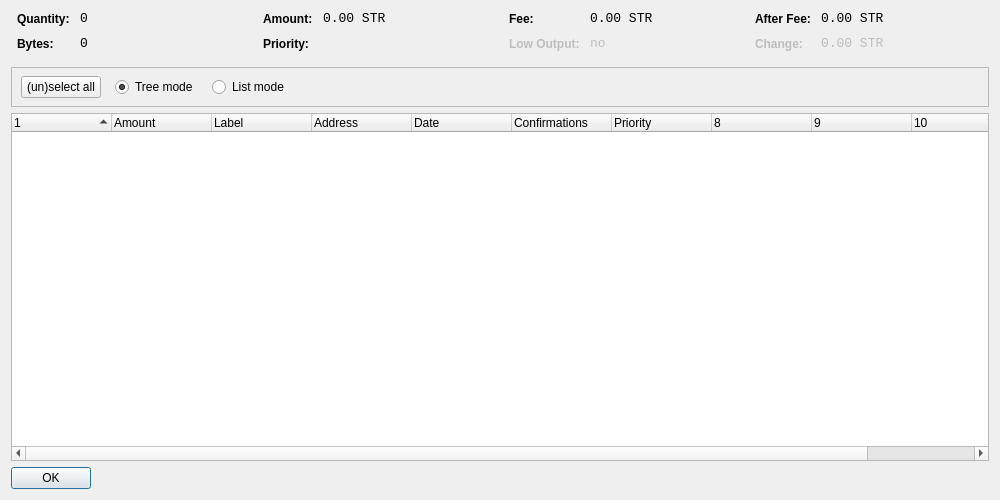
<?xml version="1.0" encoding="UTF-8"?>
<ui version="4.0">
 <class>CoinControlDialog</class>
 <widget class="QDialog" name="CoinControlDialog">
  <property name="geometry">
   <rect>
    <x>0</x>
    <y>0</y>
    <width>1000</width>
    <height>500</height>
   </rect>
  </property>
  <property name="windowTitle">
   <string>Coin Control</string>
  </property>
  <layout class="QVBoxLayout" name="verticalLayout">
   <item>
    <layout class="QHBoxLayout" name="horizontalLayoutTop" stretch="0,0,0,0">
     <property name="topMargin">
      <number>0</number>
     </property>
     <property name="bottomMargin">
      <number>10</number>
     </property>
     <item>
      <layout class="QFormLayout" name="formLayoutCoinControl1">
       <property name="horizontalSpacing">
        <number>10</number>
       </property>
       <property name="verticalSpacing">
        <number>10</number>
       </property>
       <property name="leftMargin">
        <number>6</number>
       </property>
       <property name="rightMargin">
        <number>6</number>
       </property>
       <item row="0" column="0">
        <widget class="QLabel" name="labelCoinControlQuantityText">
         <property name="styleSheet">
          <string notr="true">font-weight:bold;</string>
         </property>
         <property name="text">
          <string>Quantity:</string>
         </property>
        </widget>
       </item>
       <item row="0" column="1">
        <widget class="QLabel" name="labelCoinControlQuantity">
         <property name="font">
          <font>
           <family>Monospace</family>
           <pointsize>10</pointsize>
          </font>
         </property>
         <property name="cursor">
          <cursorShape>IBeamCursor</cursorShape>
         </property>
         <property name="contextMenuPolicy">
          <enum>Qt::ActionsContextMenu</enum>
         </property>
         <property name="text">
          <string notr="true">0</string>
         </property>
         <property name="textInteractionFlags">
          <set>Qt::LinksAccessibleByMouse|Qt::TextSelectableByKeyboard|Qt::TextSelectableByMouse</set>
         </property>
        </widget>
       </item>
       <item row="1" column="0">
        <widget class="QLabel" name="labelCoinControlBytesText">
         <property name="styleSheet">
          <string notr="true">font-weight:bold;</string>
         </property>
         <property name="text">
          <string>Bytes:</string>
         </property>
        </widget>
       </item>
       <item row="1" column="1">
        <widget class="QLabel" name="labelCoinControlBytes">
         <property name="font">
          <font>
           <family>Monospace</family>
           <pointsize>10</pointsize>
          </font>
         </property>
         <property name="cursor">
          <cursorShape>IBeamCursor</cursorShape>
         </property>
         <property name="contextMenuPolicy">
          <enum>Qt::ActionsContextMenu</enum>
         </property>
         <property name="text">
          <string notr="true">0</string>
         </property>
         <property name="textInteractionFlags">
          <set>Qt::LinksAccessibleByMouse|Qt::TextSelectableByKeyboard|Qt::TextSelectableByMouse</set>
         </property>
        </widget>
       </item>
      </layout>
     </item>
     <item>
      <layout class="QFormLayout" name="formLayoutCoinControl2">
       <property name="horizontalSpacing">
        <number>10</number>
       </property>
       <property name="verticalSpacing">
        <number>10</number>
       </property>
       <property name="leftMargin">
        <number>6</number>
       </property>
       <property name="rightMargin">
        <number>6</number>
       </property>
       <item row="0" column="0">
        <widget class="QLabel" name="labelCoinControlAmountText">
         <property name="styleSheet">
          <string notr="true">font-weight:bold;</string>
         </property>
         <property name="text">
          <string>Amount:</string>
         </property>
        </widget>
       </item>
       <item row="0" column="1">
        <widget class="QLabel" name="labelCoinControlAmount">
         <property name="font">
          <font>
           <family>Monospace</family>
           <pointsize>10</pointsize>
          </font>
         </property>
         <property name="cursor">
          <cursorShape>IBeamCursor</cursorShape>
         </property>
         <property name="contextMenuPolicy">
          <enum>Qt::ActionsContextMenu</enum>
         </property>
         <property name="text">
          <string notr="true">0.00 STR</string>
         </property>
         <property name="textInteractionFlags">
          <set>Qt::LinksAccessibleByMouse|Qt::TextSelectableByKeyboard|Qt::TextSelectableByMouse</set>
         </property>
        </widget>
       </item>
       <item row="1" column="0">
        <widget class="QLabel" name="labelCoinControlPriorityText">
         <property name="styleSheet">
          <string notr="true">font-weight:bold;</string>
         </property>
         <property name="text">
          <string>Priority:</string>
         </property>
        </widget>
       </item>
       <item row="1" column="1">
        <widget class="QLabel" name="labelCoinControlPriority">
         <property name="font">
          <font>
           <family>Monospace</family>
           <pointsize>10</pointsize>
          </font>
         </property>
         <property name="cursor">
          <cursorShape>IBeamCursor</cursorShape>
         </property>
         <property name="contextMenuPolicy">
          <enum>Qt::ActionsContextMenu</enum>
         </property>
         <property name="text">
          <string/>
         </property>
         <property name="textInteractionFlags">
          <set>Qt::LinksAccessibleByMouse|Qt::TextSelectableByKeyboard|Qt::TextSelectableByMouse</set>
         </property>
        </widget>
       </item>
      </layout>
     </item>
     <item>
      <layout class="QFormLayout" name="formLayoutCoinControl3">
       <property name="horizontalSpacing">
        <number>10</number>
       </property>
       <property name="verticalSpacing">
        <number>10</number>
       </property>
       <property name="leftMargin">
        <number>6</number>
       </property>
       <property name="rightMargin">
        <number>6</number>
       </property>
       <item row="0" column="0">
        <widget class="QLabel" name="labelCoinControlFeeText">
         <property name="styleSheet">
          <string notr="true">font-weight:bold;</string>
         </property>
         <property name="text">
          <string>Fee:</string>
         </property>
        </widget>
       </item>
       <item row="0" column="1">
        <widget class="QLabel" name="labelCoinControlFee">
         <property name="font">
          <font>
           <family>Monospace</family>
           <pointsize>10</pointsize>
          </font>
         </property>
         <property name="cursor">
          <cursorShape>IBeamCursor</cursorShape>
         </property>
         <property name="contextMenuPolicy">
          <enum>Qt::ActionsContextMenu</enum>
         </property>
         <property name="text">
          <string notr="true">0.00 STR</string>
         </property>
         <property name="textInteractionFlags">
          <set>Qt::LinksAccessibleByMouse|Qt::TextSelectableByKeyboard|Qt::TextSelectableByMouse</set>
         </property>
        </widget>
       </item>
       <item row="1" column="0">
        <widget class="QLabel" name="labelCoinControlLowOutputText">
         <property name="enabled">
          <bool>false</bool>
         </property>
         <property name="styleSheet">
          <string notr="true">font-weight:bold;</string>
         </property>
         <property name="text">
          <string>Low Output:</string>
         </property>
        </widget>
       </item>
       <item row="1" column="1">
        <widget class="QLabel" name="labelCoinControlLowOutput">
         <property name="enabled">
          <bool>false</bool>
         </property>
         <property name="font">
          <font>
           <family>Monospace</family>
           <pointsize>10</pointsize>
          </font>
         </property>
         <property name="cursor">
          <cursorShape>IBeamCursor</cursorShape>
         </property>
         <property name="contextMenuPolicy">
          <enum>Qt::ActionsContextMenu</enum>
         </property>
         <property name="text">
          <string notr="true">no</string>
         </property>
         <property name="textInteractionFlags">
          <set>Qt::LinksAccessibleByMouse|Qt::TextSelectableByKeyboard|Qt::TextSelectableByMouse</set>
         </property>
        </widget>
       </item>
      </layout>
     </item>
     <item>
      <layout class="QFormLayout" name="formLayoutCoinControl4">
       <property name="horizontalSpacing">
        <number>10</number>
       </property>
       <property name="verticalSpacing">
        <number>10</number>
       </property>
       <property name="leftMargin">
        <number>6</number>
       </property>
       <property name="rightMargin">
        <number>6</number>
       </property>
       <item row="0" column="0">
        <widget class="QLabel" name="labelCoinControlAfterFeeText">
         <property name="styleSheet">
          <string notr="true">font-weight:bold;</string>
         </property>
         <property name="text">
          <string>After Fee:</string>
         </property>
        </widget>
       </item>
       <item row="0" column="1">
        <widget class="QLabel" name="labelCoinControlAfterFee">
         <property name="font">
          <font>
           <family>Monospace</family>
           <pointsize>10</pointsize>
          </font>
         </property>
         <property name="cursor">
          <cursorShape>IBeamCursor</cursorShape>
         </property>
         <property name="contextMenuPolicy">
          <enum>Qt::ActionsContextMenu</enum>
         </property>
         <property name="text">
          <string notr="true">0.00 STR</string>
         </property>
         <property name="textInteractionFlags">
          <set>Qt::LinksAccessibleByMouse|Qt::TextSelectableByKeyboard|Qt::TextSelectableByMouse</set>
         </property>
        </widget>
       </item>
       <item row="1" column="0">
        <widget class="QLabel" name="labelCoinControlChangeText">
         <property name="enabled">
          <bool>false</bool>
         </property>
         <property name="styleSheet">
          <string notr="true">font-weight:bold;</string>
         </property>
         <property name="text">
          <string>Change:</string>
         </property>
        </widget>
       </item>
       <item row="1" column="1">
        <widget class="QLabel" name="labelCoinControlChange">
         <property name="enabled">
          <bool>false</bool>
         </property>
         <property name="font">
          <font>
           <family>Monospace</family>
           <pointsize>10</pointsize>
          </font>
         </property>
         <property name="cursor">
          <cursorShape>IBeamCursor</cursorShape>
         </property>
         <property name="contextMenuPolicy">
          <enum>Qt::ActionsContextMenu</enum>
         </property>
         <property name="text">
          <string notr="true">0.00 STR</string>
         </property>
         <property name="textInteractionFlags">
          <set>Qt::LinksAccessibleByMouse|Qt::TextSelectableByKeyboard|Qt::TextSelectableByMouse</set>
         </property>
        </widget>
       </item>
      </layout>
     </item>
    </layout>
   </item>
   <item>
    <widget class="QFrame" name="frame">
     <property name="minimumSize">
      <size>
       <width>0</width>
       <height>40</height>
      </size>
     </property>
     <property name="frameShape">
      <enum>QFrame::StyledPanel</enum>
     </property>
     <property name="frameShadow">
      <enum>QFrame::Sunken</enum>
     </property>
     <widget class="QWidget" name="horizontalLayoutWidget">
      <property name="geometry">
       <rect>
        <x>10</x>
        <y>0</y>
        <width>781</width>
        <height>41</height>
       </rect>
      </property>
      <layout class="QHBoxLayout" name="horizontalLayoutPanel" stretch="0,0,0,0,0">
       <property name="spacing">
        <number>14</number>
       </property>
       <item>
        <widget class="QPushButton" name="pushButtonSelectAll">
         <property name="sizePolicy">
          <sizepolicy hsizetype="Maximum" vsizetype="Fixed">
           <horstretch>0</horstretch>
           <verstretch>0</verstretch>
          </sizepolicy>
         </property>
         <property name="text">
          <string>(un)select all</string>
         </property>
        </widget>
       </item>
       <item>
        <widget class="QRadioButton" name="radioTreeMode">
         <property name="sizePolicy">
          <sizepolicy hsizetype="Maximum" vsizetype="Fixed">
           <horstretch>0</horstretch>
           <verstretch>0</verstretch>
          </sizepolicy>
         </property>
         <property name="text">
          <string>Tree mode</string>
         </property>
         <property name="checked">
          <bool>true</bool>
         </property>
        </widget>
       </item>
       <item>
        <widget class="QRadioButton" name="radioListMode">
         <property name="sizePolicy">
          <sizepolicy hsizetype="Maximum" vsizetype="Fixed">
           <horstretch>0</horstretch>
           <verstretch>0</verstretch>
          </sizepolicy>
         </property>
         <property name="text">
          <string>List mode</string>
         </property>
        </widget>
       </item>
       <item>
        <spacer name="horizontalSpacer">
         <property name="orientation">
          <enum>Qt::Horizontal</enum>
         </property>
         <property name="sizeHint" stdset="0">
          <size>
           <width>40</width>
           <height>20</height>
          </size>
         </property>
        </spacer>
       </item>
      </layout>
     </widget>
    </widget>
   </item>
   <item>
    <widget class="CoinControlTreeWidget" name="treeWidget">
     <property name="contextMenuPolicy">
      <enum>Qt::CustomContextMenu</enum>
     </property>
     <property name="sortingEnabled">
      <bool>false</bool>
     </property>
     <property name="columnCount">
      <number>11</number>
     </property>
     <attribute name="headerShowSortIndicator" stdset="0">
      <bool>true</bool>
     </attribute>
     <attribute name="headerStretchLastSection">
      <bool>false</bool>
     </attribute>
     <column>
      <property name="text">
       <string/>
      </property>
     </column>
     <column>
      <property name="text">
       <string>Amount</string>
      </property>
     </column>
     <column>
      <property name="text">
       <string>Label</string>
      </property>
     </column>
     <column>
      <property name="text">
       <string>Address</string>
      </property>
     </column>
     <column>
      <property name="text">
       <string>Date</string>
      </property>
     </column>
     <column>
      <property name="text">
       <string>Confirmations</string>
      </property>
      <property name="toolTip">
       <string>Confirmed</string>
      </property>
     </column>
     <column>
      <property name="text">
       <string>Priority</string>
      </property>
     </column>
     <column>
      <property name="text">
       <string/>
      </property>
     </column>
     <column>
      <property name="text">
       <string/>
      </property>
     </column>
     <column>
      <property name="text">
       <string/>
      </property>
     </column>
     <column>
      <property name="text">
       <string/>
      </property>
     </column>
    </widget>
   </item>
   <item>
    <widget class="QDialogButtonBox" name="buttonBox">
     <property name="sizePolicy">
      <sizepolicy hsizetype="Maximum" vsizetype="Fixed">
       <horstretch>0</horstretch>
       <verstretch>0</verstretch>
      </sizepolicy>
     </property>
     <property name="orientation">
      <enum>Qt::Horizontal</enum>
     </property>
     <property name="standardButtons">
      <set>QDialogButtonBox::Ok</set>
     </property>
    </widget>
   </item>
  </layout>
 </widget>
 <customwidgets>
  <customwidget>
   <class>CoinControlTreeWidget</class>
   <extends>QTreeWidget</extends>
   <header>coincontroltreewidget.h</header>
  </customwidget>
 </customwidgets>
 <resources/>
 <connections/>
</ui>
